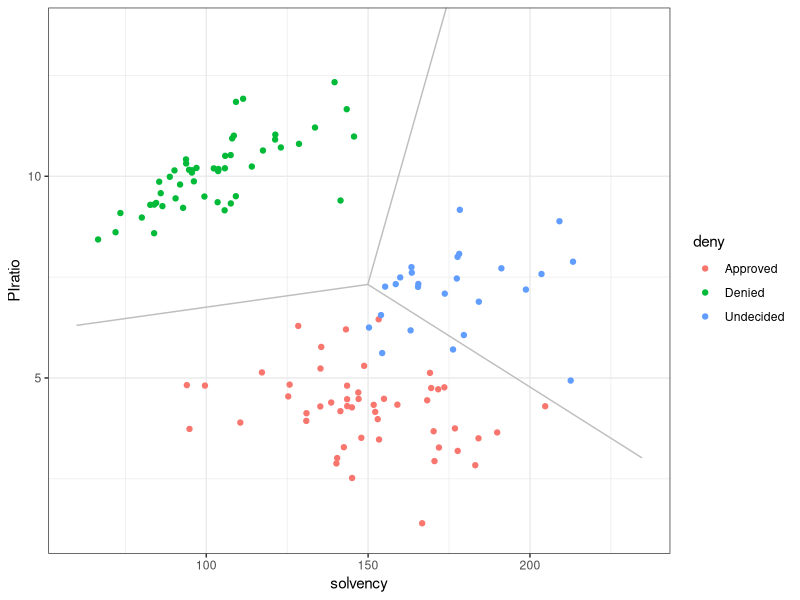

Source code (R):
library(mvtnorm)
library(ggplot2)

# create small wrapper functions
sigmaXY <- function(rho, sdX, sdY) {
  covTerm <- rho * sdX * sdY
  VCmatrix <- matrix(c(sdX^2, covTerm, covTerm, sdY^2), 
                     2, 2, byrow = TRUE)
  return(VCmatrix)
}

genBVN <- function(n = 1, seed = NA, muXY=c(0,1), sigmaXY=diag(2)) {
  if(!is.na(seed)) set.seed(seed)
  rdraws <- rmvnorm(n, mean = muXY, sigma = sigmaXY)
  return(rdraws)
}

# creating a function for all of this
loanData <- function(noApproved, noDenied, noUndecided,
                     muApproved, muDenied, muUndecided,
                     sdApproved, sdDenied, sdUndecided,
                     rhoApproved, rhoDenied, rhoUndecided, seed=1111) {
  sigmaApproved <- sigmaXY(rho=rhoApproved, sdX=sdApproved[1], sdY=sdApproved[2])
  sigmaDenied <- sigmaXY(rho=rhoDenied, sdX=sdDenied[1], sdY=sdDenied[2])
  sigmaUndecided <- sigmaXY(rho=rhoUndecided, sdX=sdUndecided[1], sdY=sdUndecided[2])
  approved <- genBVN(noApproved, muApproved, sigmaApproved, seed = seed)
  denied <- genBVN(noDenied, muDenied, sigmaDenied, seed = seed+1)
  undecided <- genBVN(noUndecided, muUndecided, sigmaUndecided, seed = seed+1)
  loanDf <- as.data.frame(rbind(approved,denied,undecided))
  deny <- c(rep("Approved", noApproved), rep("Denied", noDenied), rep("Undecided", noUndecided))
  targetApproved = c(rep(1, noApproved), rep(0, noDenied), rep(0, noUndecided))
  targetDenied = c(rep(0, noApproved), rep(1, noDenied), rep(0, noUndecided))
  targetUndecided = c(rep(0, noApproved), rep(0, noDenied), rep(1, noUndecided))
  loanDf <- data.frame(loanDf, deny, targetApproved, targetDenied, targetUndecided)
  colnames(loanDf) <- c("PIratio", "solvency", "deny", "targetApproved", "targetDenied", "targetUndecided")
  return(loanDf)
}

loanDf <- loanData(noApproved=50, noDenied=50, noUndecided=25,
                   c(4, 150), c(10, 100), c(7, 170),
                   c(1,20), c(1,20), c(1, 20), -0.3, 0.7, 0.3, 16710)

# analytical solution
X <- as.matrix(cbind(ind=rep(1, nrow(loanDf)), 
                     loanDf[,c("PIratio", "solvency")]))
Y <- as.matrix(loanDf[,c("targetApproved", "targetDenied", "targetUndecided")])
weightsOptim <- solve(t(X)%*%X) %*% t(X) %*% Y

# compute predictions
predictions <- data.frame(X %*% weightsOptim)
names(predictions) <- c("predictionApproved", "predictionDenied", "predictionUndecided")
loanDf <- cbind(loanDf, predictions)

# classify according to the argmax criterion
loanDf$predictedLabels[loanDf$predictionApproved > loanDf$predictionDenied 
                       & loanDf$predictionApproved > loanDf$predictionUndecided] <- "Approved"
loanDf$predictedLabels[loanDf$predictionDenied > loanDf$predictionApproved 
                       & loanDf$predictionDenied > loanDf$predictionUndecided] <- "Denied"
loanDf$predictedLabels[loanDf$predictionUndecided > loanDf$predictionApproved 
                       & loanDf$predictionUndecided > loanDf$predictionDenied] <- "Undecided"

# classification algorithm performance
table(loanDf$deny, loanDf$predictedLabels)

#saving the dataframe
write.csv(loanDf, "./predictions.csv")

#calculating the intersection of the three planes
b <- -weightsOptim[1,]
A <- t(rbind(rep(-1, 3), weightsOptim[-1,]))
intersection <- solve(A, b)

lowsolvency <- 0.9*min(loanDf$solvency)
highsolvency <- 1.1*max(loanDf$solvency)
lowPIratio <- 0.9*min(loanDf$PIratio)
highPIratio <- 1.1*max(loanDf$PIratio)

PIratio_ontheline <- function(solvency, weights1, weights2){
  piratio <- ((weights1["solvency"]-weights2["solvency"])*solvency+weights1["ind"]-weights2["ind"])/(weights2["PIratio"]-weights1["PIratio"])
}

#this function calculates the prediction of a given column of weightsOptim
#for a given solvency and PIratio
prediction <- function(solvency, PIratio, weights){
  r <- weights["ind"]+weights["solvency"]*solvency+weights["PIratio"]*PIratio
}

pilowsolvAD <- PIratio_ontheline(lowsolvency, weightsOptim[,"targetApproved"], weightsOptim[,"targetDenied"])
pilowsolvAU <- PIratio_ontheline(lowsolvency, weightsOptim[,"targetApproved"], weightsOptim[,"targetUndecided"])
pilowsolvDU <- PIratio_ontheline(lowsolvency, weightsOptim[,"targetDenied"], weightsOptim[,"targetUndecided"])
pihighsolvAD <- PIratio_ontheline(highsolvency, weightsOptim[,"targetApproved"], weightsOptim[,"targetDenied"])
pihighsolvAU <- PIratio_ontheline(highsolvency, weightsOptim[,"targetApproved"], weightsOptim[,"targetUndecided"])
pihighsolvDU <- PIratio_ontheline(highsolvency, weightsOptim[,"targetDenied"], weightsOptim[,"targetUndecided"])

if( prediction(lowsolvency, pilowsolvAD, weightsOptim[,"targetApproved"]) > prediction(lowsolvency, pilowsolvAD, weightsOptim[,"targetUndecided"])){
  boundaryDf1 <- data.frame(solvency=c(intersection["solvency"], lowsolvency), PIratio=c(intersection["PIratio"], pilowsolvAD), deny=rep("boundaryAD",2) )
} else {
  boundaryDf1 <- data.frame(solvency=c(intersection["solvency"], highsolvency), PIratio=c(intersection["PIratio"], pihighsolvAD), deny=rep("boundaryAD",2) )
}

if( prediction(lowsolvency, pilowsolvAU, weightsOptim[,"targetUndecided"]) > prediction(lowsolvency, pilowsolvAU, weightsOptim[,"targetDenied"])){
  boundaryDf2 <- data.frame(solvency=c(intersection["solvency"], lowsolvency), PIratio=c(intersection["PIratio"], pilowsolvAU), deny=rep("boundaryAU",2) )
} else {
  boundaryDf2 <- data.frame(solvency=c(intersection["solvency"], highsolvency), PIratio=c(intersection["PIratio"], pihighsolvAU), deny=rep("boundaryAU",2) )
}

if( prediction(lowsolvency, pilowsolvDU, weightsOptim[,"targetDenied"]) > prediction(lowsolvency, pilowsolvDU, weightsOptim[,"targetApproved"])){
  boundaryDf3 <- data.frame(solvency=c(intersection["solvency"], lowsolvency), PIratio=c(intersection["PIratio"], pilowsolvDU), deny=rep("boundaryDU",2) )
} else {
  boundaryDf3 <- data.frame(solvency=c(intersection["solvency"], highsolvency), PIratio=c(intersection["PIratio"], pihighsolvDU), deny=rep("boundaryDU",2) )
}


pdf("./discFunction3C.pdf")
ggplot(data = loanDf, 
       aes(x = solvency, y = PIratio, colour=deny)) + 
  geom_point() +
  xlab("solvency") +
  ylab("PIratio") +
  theme_bw() +
  geom_line(data=boundaryDf1, colour="grey") +
  geom_line(data=boundaryDf2, colour="grey") +
  geom_line(data=boundaryDf3, colour="grey") +
  coord_cartesian(xlim = c(lowsolvency, highsolvency), ylim = c(lowPIratio, highPIratio))
dev.off()
